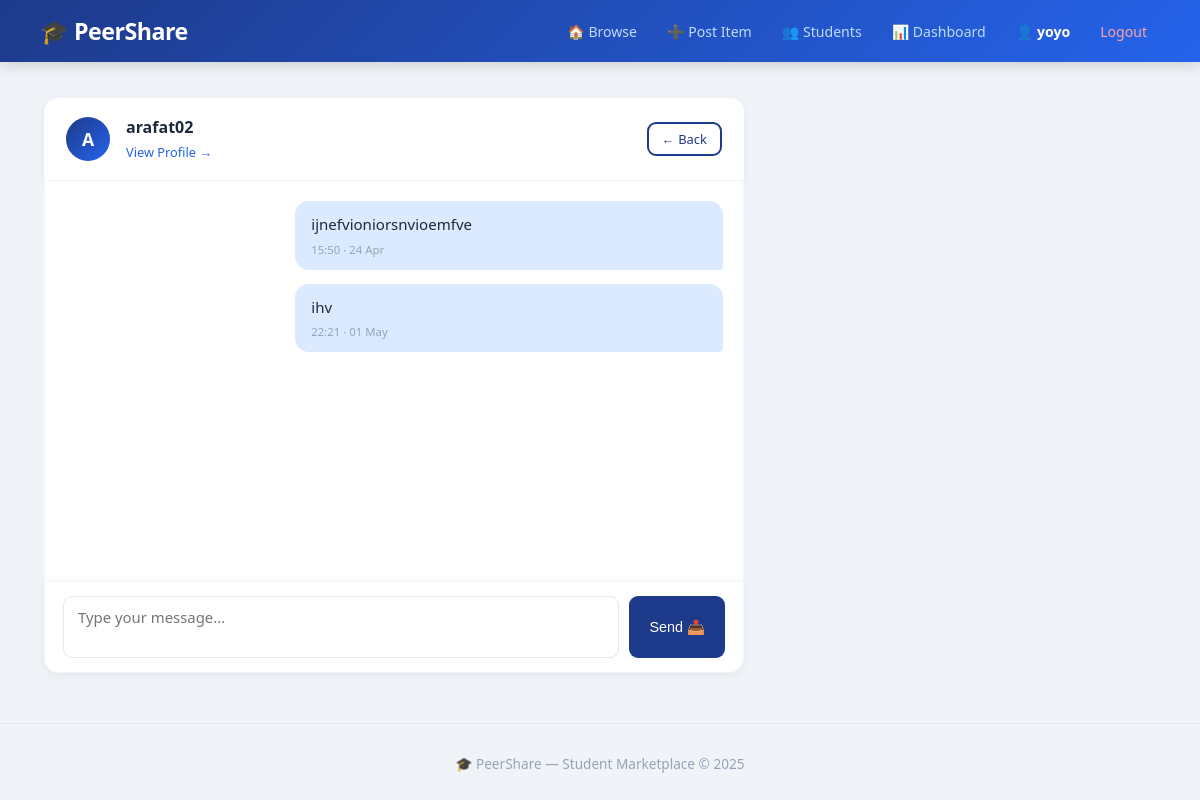
Screenshot of /chat/1/ (signed in) with the database file from the repository.
### accounts/models.py (models this page shows, shortened)
class CustomUser(AbstractUser):
    university_email = models.EmailField(
        unique=True, blank=True, default=''
    )
    is_verified = models.BooleanField(default=False)

### marketplace/models.py (models this page shows, shortened)
class ChatMessage(models.Model):
    sender    = models.ForeignKey(
                  settings.AUTH_USER_MODEL,
                  on_delete=models.CASCADE,
                  related_name='sent_messages'
                )
    receiver  = models.ForeignKey(
                  settings.AUTH_USER_MODEL,
                  on_delete=models.CASCADE,
                  related_name='received_messages'
                )
    message   = models.TextField()
    timestamp = models.DateTimeField(auto_now_add=True)
    class Meta:
        ordering = ['timestamp']

### marketplace/views.py (the view, shortened to what this page needs)
# urls.py: path('chat/<int:user_id>/', views.chat, name='chat'),
@login_required
def chat(request, user_id):
    other_user = get_object_or_404(User, pk=user_id)
    if other_user == request.user:
        return redirect('home')
    msgs = (
        ChatMessage.objects.filter(
            sender=request.user, receiver=other_user
        ) |
        ChatMessage.objects.filter(
            sender=other_user, receiver=request.user
        )
    ).order_by('timestamp')
    form = ChatForm()
    return render(request, 'marketplace/chat.html', {
        'other_user': other_user,
        'msgs':       msgs,
        'form':       form,
    })

### marketplace/forms.py
class ChatForm(forms.Form):
    message = forms.CharField(
        widget=forms.Textarea(attrs={
            'rows': 2,
            'placeholder': 'Type your message...'
        })
    )

### templates/marketplace/chat.html (shortened to what this page needs)
{% extends 'base.html' %}
{% block content %}
<div class="chat-page">
  <div class="chat-topbar">
    <div class="avatar-placeholder">
      {{ other_user.username|first|upper }}
    </div>
    <div>
      <h3>{{ other_user.username }}</h3>
      <a href="/user/{{ other_user.username }}/"
         class="view-profile-link">
        View Profile →
      </a>
    </div>
    <a href="/dashboard/chats/"
       class="btn small outline ml-auto">
      ← Back
    </a>
  </div>
  <div class="chat-messages" id="chatBox">
    {% for msg in msgs %}
    <div class="bubble
      {% if msg.sender == request.user %}bubble-me{% else %}bubble-them{% endif %}">
      <p>{{ msg.message }}</p>
      <small>{{ msg.timestamp|date:"H:i · d M" }}</small>
    </div>
    {% empty %}
    <div class="chat-empty">
      <p>👋 No messages yet. Say hello!</p>
    </div>
    {% endfor %}
  </div>
  <form method="POST" class="chat-input">
    {{ form.message }}
    <button type="submit" class="btn">Send 📤</button>
  </form>
</div>
{% endblock %}

### templates/base.html (shortened to what this page needs)
<!DOCTYPE html>
<html lang="en">
<head>
  {% load static %}
  <link rel="stylesheet" href="{% static 'css/style.css' %}">
</head>
<body>
<nav class="navbar">
  <a href="/" class="logo">🎓 PeerShare</a>
  <div class="nav-links">
    {% if user.is_authenticated %}
      <a href="/">🏠 Browse</a>
      <a href="/add/">➕ Post Item</a>
      <a href="/user/all/">👥 Students</a>
      <a href="/dashboard/">📊 Dashboard</a>
      <a href="/user/profile/" class="nav-profile">
        👤 {{ user.username }}
      </a>
      <a href="/login/logout/" class="nav-logout">Logout</a>
    {% else %}
      <a href="/login/">Login</a>
      <a href="/login/register/" class="nav-register">Register</a>
    {% endif %}
  </div>
</nav>
<div class="container">
  {% block content %}{% endblock %}
</div>
<footer class="footer">
  <p>🎓 PeerShare — Student Marketplace &copy; 2025</p>
</footer>
</body>
</html>

### static/css/style.css (style rules this page uses)
*, *::before, *::after { box-sizing: border-box; margin: 0; padding: 0; }
body { font-family: 'Segoe UI', Tahoma, Geneva, Verdana, sans-serif; background: #f0f4f8; color: #1e293b; min-height: 100vh; }
a { color: inherit; text-decoration: none; }
.navbar { background: linear-gradient(135deg, #1e3a8a 0%, #2563eb 100%); padding: 0 40px; height: 62px; display: flex; align-items: center; justify-content: space-between; position: sticky; top: 0; z-index: 999; box-shadow: 0 2px 16px rgba(0,0,0,0.18); }
.logo { color: #fff; font-size: 1.45rem; font-weight: 800; letter-spacing: -0.5px; }
.nav-links { display: flex; align-items: center; gap: 4px; }
.nav-links a { color: #bfdbfe; padding: 7px 13px; border-radius: 8px; font-size: 0.88rem; transition: background 0.2s, color 0.2s; }
.nav-profile { color: #fff !important; font-weight: 600; }
.nav-logout { color: #fca5a5 !important; }
.container { max-width: 1160px; margin: 36px auto; padding: 0 24px; }
.btn { display: inline-block; background: #1e3a8a; color: #fff; padding: 10px 20px; border-radius: 9px; border: none; cursor: pointer; font-size: 0.9rem; font-weight: 500; transition: background 0.2s, transform 0.15s; text-decoration: none; white-space: nowrap; }
.btn.small { padding: 6px 13px; font-size: 0.81rem; }
.btn.outline { background: transparent; border: 2px solid #1e3a8a; color: #1e3a8a; }
.chat-page { max-width: 700px; }
.chat-topbar { display: flex; align-items: center; gap: 16px; background: #fff; padding: 18px 22px; border-radius: 14px 14px 0 0; border-bottom: 1px solid #f1f5f9; box-shadow: 0 2px 8px rgba(0,0,0,0.06); }
.chat-topbar h3 { font-size: 1rem; margin-bottom: 2px; }
.view-profile-link { font-size: 0.8rem; color: #2563eb; }
.ml-auto { margin-left: auto; }
.chat-messages { background: #fff; min-height: 400px; max-height: 450px; overflow-y: auto; padding: 20px; border-left: 1px solid #f1f5f9; border-right: 1px solid #f1f5f9; }
.bubble { max-width: 65%; margin-bottom: 14px; padding: 12px 16px; border-radius: 14px; line-height: 1.5; }
.bubble p { font-size: 0.94rem; }
.bubble small { display: block; font-size: 0.71rem; color: #94a3b8; margin-top: 5px; }
.bubble-me { background: #dbeafe; margin-left: auto; border-bottom-right-radius: 4px; }
.chat-input { display: flex; gap: 10px; background: #fff; padding: 14px 18px; border-radius: 0 0 14px 14px; border: 1px solid #f1f5f9; box-shadow: 0 2px 10px rgba(0,0,0,0.06); }
.chat-input textarea { flex: 1; border: 1.5px solid #e2e8f0; border-radius: 9px; padding: 10px 14px; resize: none; font-size: 0.93rem; outline: none; font-family: inherit; transition: border 0.2s; }
.avatar-placeholder { width: 44px; height: 44px; border-radius: 50%; background: linear-gradient(135deg,#1e3a8a,#2563eb); color: #fff; font-weight: 700; font-size: 1.1rem; display: flex; align-items: center; justify-content: center; flex-shrink: 0; }
.footer { text-align: center; padding: 30px; color: #94a3b8; font-size: 0.85rem; margin-top: 50px; border-top: 1px solid #e2e8f0; }

### rows the page displays
CustomUser: username "yoyo"
CustomUser: username|first "A", username "arafat02"
ChatMessage: message "ijnefvioniorsnvioemfve", timestamp "15:50 · 24 Apr"
ChatMessage: message "ihv", timestamp "22:21 · 01 May"
